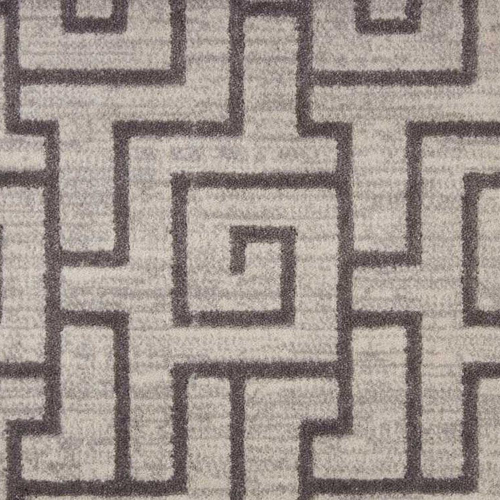
#> input picture 10. Smoothing Image/image.jpg, 1000 x 1000 px (shown at 1/2 size)
$ python code.py
#> lines starting #> are read from the running program, lines starting #| are printed output that depends on the picture
#code by codingan

import cv2

#load image
image = cv2.imread('image.jpg')
#> image is the input picture: shape (1000, 1000, 3); mean B, G, R 141, 147.1, 157.7

#Resize image
image = cv2.resize(image, (500,500))
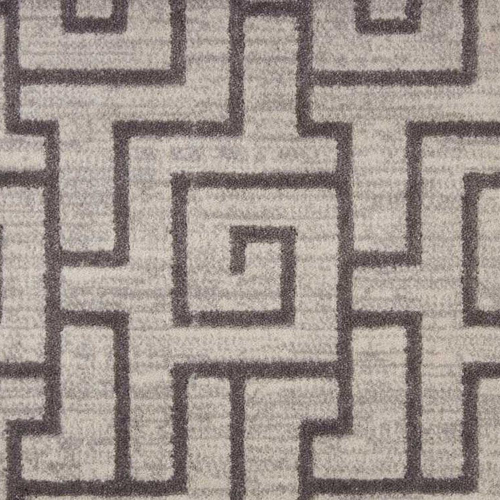
#> image: shape (500, 500, 3); mean B, G, R 141.1, 147.2, 157.8

#Average Blur
averageBlur = cv2.blur(image,(10,10))
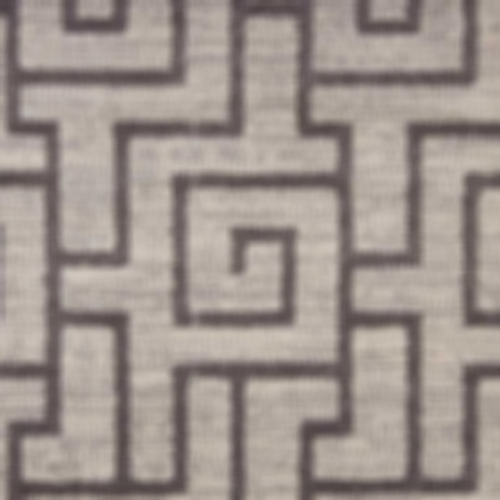
#> averageBlur: shape (500, 500, 3); mean B, G, R 141.1, 147.2, 157.8

#Gaussian Blur
gaussianBlur = cv2.GaussianBlur(image, (5, 5), 0)

#Median Blur
median = cv2.medianBlur(image,5)

#Bilateral Filter
bilateral = cv2.bilateralFilter(image,9,75,75)

#Show Image
cv2.imshow("Original", image)
cv2.imshow("averageBlur", averageBlur)
cv2.imshow("gaussianBlur", gaussianBlur)
cv2.imshow("median", median)
cv2.imshow("bilateral", bilateral)
cv2.waitKey(0)
